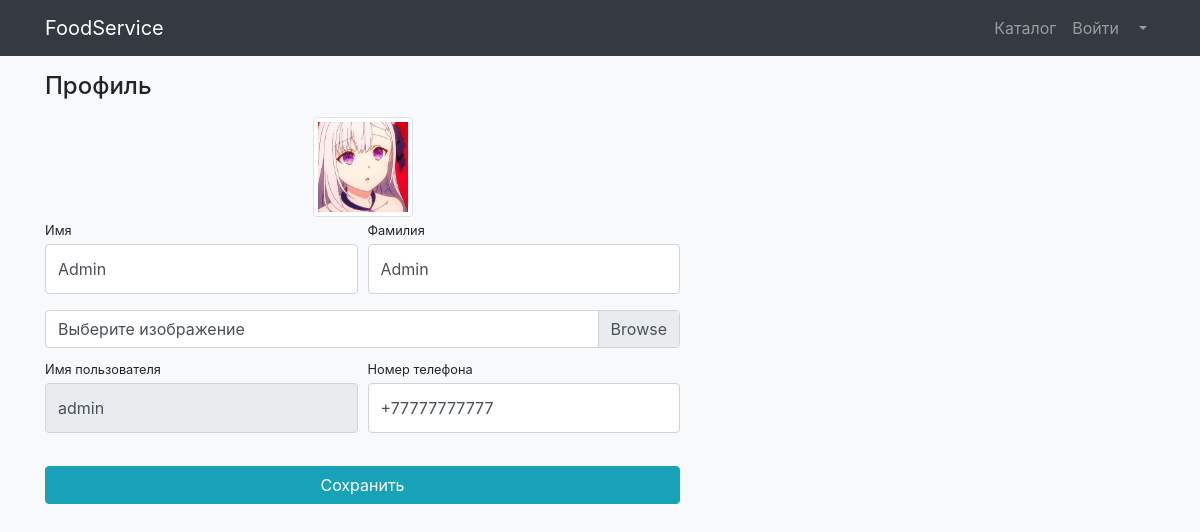
/users/profile/ (signed in), run on the app's committed database.
### users/models.py (models this page shows)
class User(AbstractUser):
    image = models.ImageField(upload_to='users_image', null=True, blank=True)
    phone_number = models.CharField(max_length=15)
    address = models.TextField()

### users/views.py (the view)
# urls.py: path('profile/', views.profile, name='profile'),
@login_required
def profile(request):
    if request.method == 'POST':
        form = UserProfileForm(instance=request.user, data=request.POST, files=request.FILES)
        if form.is_valid():
            form.save()
            return HttpResponseRedirect(reverse('users:profile'))
    else:
        form = UserProfileForm(instance=request.user)
    context = {'title': "FoodService - Профиль",
               'form': form,
               }
    return render(request, 'users/profile.html', context)

### users/forms.py
class UserProfileForm(UserChangeForm):
    first_name = forms.CharField(widget=forms.TextInput(attrs={
        'class': 'form-control py-4',
    }))
    last_name = forms.CharField(widget=forms.TextInput(attrs={
        'class': 'form-control py-4',
    }))
    phone_number = forms.CharField(widget=forms.TextInput(attrs={
        'class': 'form-control py-4',
    }))
    image = forms.ImageField(widget=forms.FileInput(attrs={
        'class': 'custom-file-input',
    }), required=False)
    username = forms.CharField(widget=forms.TextInput(attrs={
        'class': 'form-control py-4',
        'readonly': True,
    }))
    class Meta:
        model = User
        fields = ('first_name', 'last_name', 'phone_number', 'image', 'username',)

### users/templates/users/profile.html (shortened to what this page needs)
{% load static %}
<!DOCTYPE html>
<html lang="en">
<head>
    <link href="{% static 'vendor/bootstrap/css/bootstrap.min.css' %}" rel="stylesheet">
    <link href="{% static 'vendor/css/profile.css' %}" rel="stylesheet">
</head>
<body class="bg-light">
<nav class="navbar navbar-expand-lg navbar-dark bg-dark fixed-top">
    <div class="container">
        <a class="navbar-brand" href="{% url 'restaurants:index' %}">FoodService</a>
        <div class="collapse navbar-collapse" id="navbarResponsive">
            <ul class="navbar-nav ml-auto">
                <li class="nav-item">
                    <a class="nav-link" href="#">Каталог  </a>
                </li>
                <li class="nav-item">
                    <a class="nav-link" href="{% url 'users:login' %}">Войти </a>
                </li>
                <li class="nav-item dropdown">
                    <a class="nav-link dropdown-toggle" href="#" id="navbarDropdown" role="button"
                       data-bs-toggle="dropdown" aria-expanded="false">
                    </a>
                </li>
            </ul>
        </div>
    </div>
</nav>
<div class="container">
    <div class="row">
        <div class="col-lg-7">
            <h4 class="mt-3 mb-3">Профиль</h4>
            <div class="col-lg-12 text-center">
                <img width="100" height="100"
                     src="{% if user.image %}
                            {{ user.image.url }}
                          {% else %}
                            {% static 'vendor/img/users/default_avatar.jpg' %}
                          {% endif %}"
                     class="img-thumbnail">
            </div>
            <form action="{% url 'users:profile' %}" method="post" enctype="multipart/form-data">
                <div class="form-row">
                    <div class="col-lg-6">
                        <div class="form-group">
                            <label class="small mb-1" for="{form.first_name.id_for_label}">Имя</label>
                            {{ form.first_name }}
                        </div>
                    </div>
                    <div class="col-lg-6">
                        <div class="form-group">
                            <label class="small mb-1" for="{form.last_name.id_for_label}">Фамилия</label>
                            {{ form.last_name }}
                        </div>
                    </div>
                </div>
                <div class="form-row mb-2">
                    <div class="col-lg-12">
                        <div class="custom-file">
                            <label class="custom-file-label" for="{form.image.id_for_label}">Выберите изображение</label>
                        </div>
                    </div>
                </div>
                <div class="form-row">
                    <div class="col-lg-6">
                        <label class="small mb-1" for="{form.username.id_for_label}">Имя пользователя</label>
                        {{ form.username }}
                    </div>
                    <div class="col-lg-6">
                        <label class="small mb-1" for="{form.phone_number.id_for_label}">Номер телефона</label>
                        {{ form.phone_number }}
                    </div>
                </div>
                <div class="form-row">
                    <div class="col-lg-12" style="margin-top: 33px;">
                        <input class="btn btn-info btn-block" type="submit" value="Сохранить">
                    </div>
                </div>
            </form>
        </div>
    </div>
</div>
</body>
</html>

### data on the page
User: image (picture), first_name "Admin", last_name "Admin", username "admin", phone_number "+77777777777"
